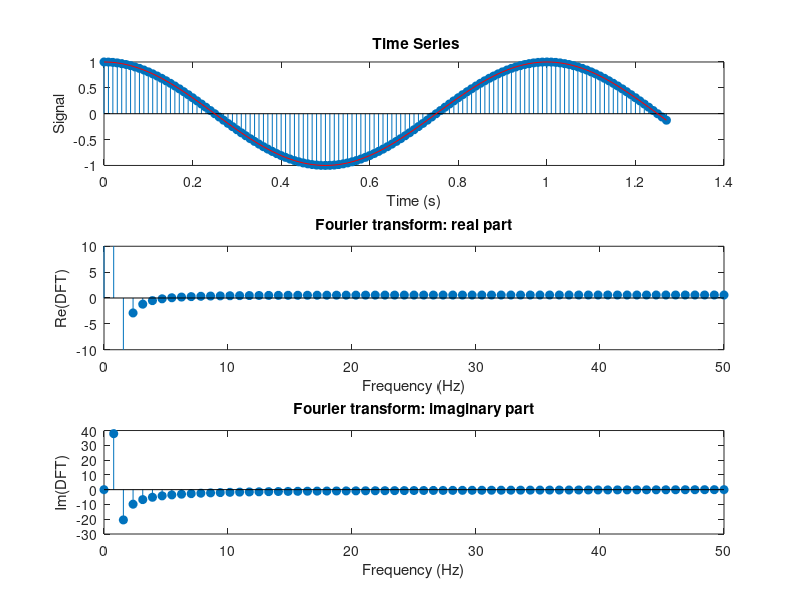

MATLAB code for this plot:
fs = 100;           % Sample frequency (Hz)
n = 128;            % Number of samples
t = (0:(n-1))/fs;   % Create time vector
x = cos(2*pi*t);    % Create timeseries
 
% Take Fourier Transform
y = fft(x);             % Discrete Fourier Transform
f = (0:n-1)*(fs/n);     % Construct frequency axis

% Display max value, index, and corresponding frequency
[maxval,index] = max(abs(y));
disp(y(index))
fprintf('index = %1.f\nf = %1.4f\n', index-1, f(index))

%Plot
subplot(3,1,1)
stem(t,x,'filled')
hold on
plot(t,x,'r')
xlabel('Time (s)'); ylabel('Signal')
title('{\bf Time Series}')
hold off
subplot(3,1,2) 
stem(f(1:n/2+1),real(y(1:n/2+1)),'filled') 
xlabel('Frequency (Hz)'); ylabel('Re(DFT)')
ylim([-10 10])
title('Fourier transform: real part') 
subplot(3,1,3) 
stem(f(1:n/2+1),imag(y(1:n/2+1)),'filled') 
xlabel('Frequency (Hz)'); ylabel('Im(DFT)')
title('Fourier transform: imaginary part')